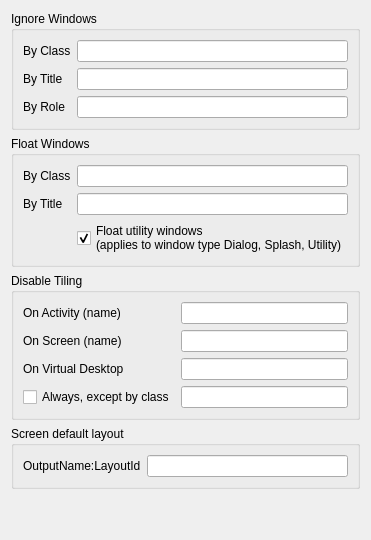
     <widget class="QWidget" name="rulesTab">
      <attribute name="title">
       <string>Rules</string>
      </attribute>
      <layout class="QVBoxLayout" name="verticalLayout_2">
       <item>
        <widget class="QGroupBox" name="groupBox_5">
         <property name="title">
          <string>Ignore Windows</string>
         </property>
         <layout class="QGridLayout" name="gridLayout_5">
          <item row="1" column="0">
           <widget class="QLabel" name="ignoreTitleLabel">
            <property name="text">
             <string>By Title</string>
            </property>
           </widget>
          </item>
          <item row="0" column="0">
           <widget class="QLabel" name="ignoreClassLabel">
            <property name="text">
             <string>By Class</string>
            </property>
           </widget>
          </item>
          <item row="0" column="1">
           <widget class="QLineEdit" name="kcfg_ignoreClass">
            <property name="toolTip">
             <string>Comma-separated list of window classes. Matching windows will not be tiled.</string>
            </property>
           </widget>
          </item>
          <item row="1" column="1">
           <widget class="QLineEdit" name="kcfg_ignoreTitle">
            <property name="toolTip">
             <string>Comma-separated list of keywords(or substrings). Any windows with matching title will not be tiled.</string>
            </property>
           </widget>
          </item>
          <item row="2" column="0">
           <widget class="QLabel" name="ignoreRoleLabel">
            <property name="text">
             <string>By Role</string>
            </property>
           </widget>
          </item>
          <item row="2" column="1">
           <widget class="QLineEdit" name="kcfg_ignoreRole"/>
          </item>
         </layout>
        </widget>
       </item>
       <item>
        <widget class="QGroupBox" name="groupBox_6">
         <property name="title">
          <string>Float Windows</string>
         </property>
         <layout class="QGridLayout" name="gridLayout_6">
          <item row="0" column="0">
           <widget class="QLabel" name="floatingClassLabel">
            <property name="text">
             <string>By Class</string>
            </property>
           </widget>
          </item>
          <item row="0" column="1">
           <widget class="QLineEdit" name="kcfg_floatingClass">
            <property name="toolTip">
             <string>Comma-separated list of window classes. Matching windows will become float automatically.</string>
            </property>
           </widget>
          </item>
          <item row="1" column="0">
           <widget class="QLabel" name="floatingTitleLabel">
            <property name="text">
             <string>By Title</string>
            </property>
           </widget>
          </item>
          <item row="1" column="1">
           <widget class="QLineEdit" name="kcfg_floatingTitle">
            <property name="toolTip">
             <string>Comma-separated list of keywords(or substrings). Any windows with matching title will become float automatically</string>
            </property>
           </widget>
          </item>
          <item row="2" column="1">
           <widget class="QCheckBox" name="kcfg_floatUtility">
            <property name="toolTip">
             <string>This is mainly for debugging purpose, but can also be used to meet some specific requirements.</string>
            </property>
            <property name="text">
             <string>Float utility windows
(applies to window type Dialog, Splash, Utility)</string>
            </property>
            <property name="checked">
             <bool>true</bool>
            </property>
           </widget>
          </item>
         </layout>
        </widget>
       </item>
       <item>
        <widget class="QGroupBox" name="groupBox_7">
         <property name="title">
          <string>Disable Tiling</string>
         </property>
         <layout class="QGridLayout" name="gridLayout_7">
          <item row="0" column="1">
           <widget class="QLineEdit" name="kcfg_ignoreActivity">
            <property name="toolTip">
             <string>Comma-separated list of activity names. Windows in corresponding activities will not be tiled.</string>
            </property>
           </widget>
          </item>
          <item row="0" column="0">
           <widget class="QLabel" name="ignoreActivityLabel">
            <property name="text">
             <string>On Activity (name)</string>
            </property>
           </widget>
          </item>
          <item row="1" column="0">
           <widget class="QLabel" name="ignoreScreenLabel">
            <property name="text">
             <string>On Screen (name)</string>
            </property>
           </widget>
          </item>
          <item row="1" column="1">
           <widget class="QLineEdit" name="kcfg_ignoreScreen">
            <property name="toolTip">
             <string>Comma-separated list of screen names. Windows in corresponding screens will not be tiled.</string>
            </property>
           </widget>
          </item>
          <item row="2" column="0">
           <widget class="QLabel" name="ignoreDesktopLabel">
            <property name="text">
             <string>On Virtual Desktop</string>
            </property>
           </widget>
          </item>
          <item row="2" column="1">
           <widget class="QLineEdit" name="kcfg_ignoreVDesktop">
            <property name="toolTip">
             <string>Comma-separated list of Virtual Desktops names. Windows corresponding to these will not be tiled.</string>
            </property>
           </widget>
          </item>
          <item row="3" column="0">
           <widget class="QCheckBox" name="kcfg_tileNothing">
            <property name="text">
             <string>Always, except by class</string>
            </property>
            <property name="checked">
             <bool>false</bool>
            </property>
           </widget>
          </item>
          <item row="3" column="1">
           <widget class="QLineEdit" name="kcfg_tilingClass">
            <property name="toolTip">
             <string>Comma-separated list of window classes. Matching windows will become tiled automatically.</string>
            </property>
           </widget>
          </item>
         </layout>
        </widget>
       </item>
       <item>
        <widget class="QGroupBox" name="groupBox_11">
         <property name="title">
          <string>Screen default layout</string>
         </property>
         <layout class="QGridLayout" name="gridLayout_11">
          <item row="0" column="1">
           <widget class="QLineEdit" name="kcfg_screenDefaultLayout">
            <property name="toolTip">
             <string>&lt;html&gt;&lt;head/&gt;&lt;body&gt;&lt;p&gt;Comma-separated list OutputName:LayoutNumber all values you will see if run KSystemLog and type krohnkite in filter string. The data will right under Krohenkite start string.&lt;/p&gt;&lt;p&gt;2 monitors example: HDMI-A-1:3,DP-2:1&lt;/p&gt;&lt;p&gt;Example with desktop name: HDMI-A-1:Desktop 1:1,HDMI-A-1:Desktop 2:3&lt;/p&gt;&lt;/body&gt;&lt;/html&gt;</string>
            </property>
           </widget>
          </item>
          <item row="0" column="0">
           <widget class="QLabel" name="screenDefaultLayoutLabel">
            <property name="text">
             <string>OutputName:LayoutId</string>
            </property>
           </widget>
          </item>
         </layout>
        </widget>
       </item>
       <item>
        <spacer name="verticalSpacer_4">
         <property name="orientation">
          <enum>Qt::Orientation::Vertical</enum>
         </property>
         <property name="sizeHint" stdset="0">
          <size>
           <width>20</width>
           <height>40</height>
          </size>
         </property>
        </spacer>
       </item>
      </layout>
     </widget>
